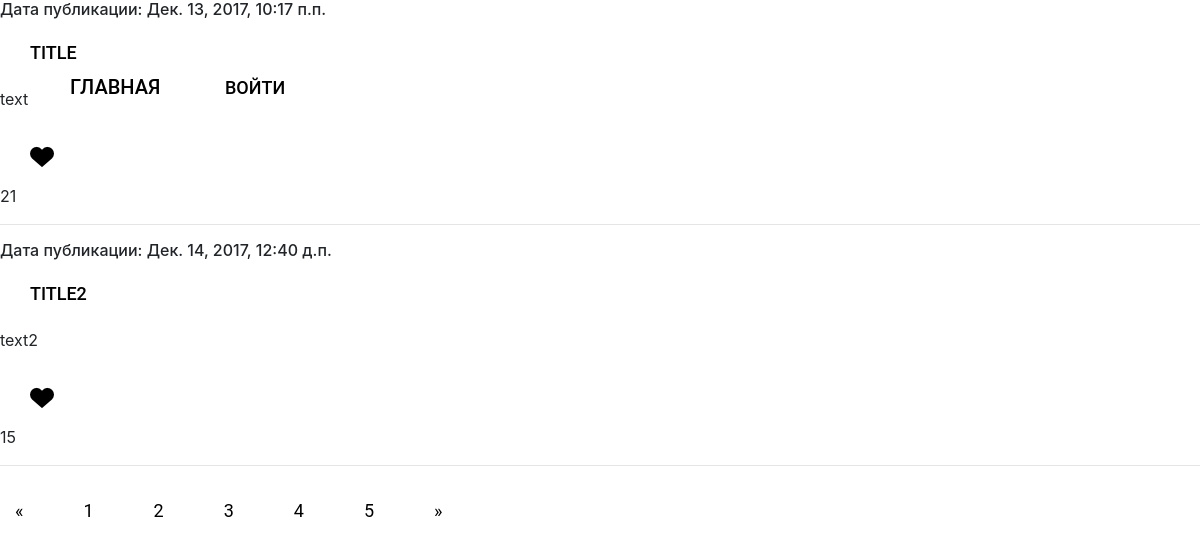
Screenshot of /basicview/article/all/ with the database file from the repository.
### article/models.py (models this page shows, shortened)
class Article(models.Model):
    class Meta:
        db_table = 'article'
    article_title = models.CharField(default='', max_length=200)
    article_text = models.TextField(blank=True, default='')
    article_date = models.DateTimeField(default='')
    article_likes = models.IntegerField(default=0)

### article/views.py (the view)
# urls.py: path('article/all/', views.articles, name='articles' ),
def articles(request,page_number = 1):
    all_articles = Article.objects.all()
    current_page = Paginator(all_articles, 2)
    args = {}
    args ['article'] = current_page.page(page_number)
    args ['username'] = auth.get_user(request).username
    return render_to_response('article/articles.html', args)

### article/templates/article/articles.html
{% extends 'article/index.html' %}
{% load staticfiles %}
{% block articles %}
<div class="large-8 columns">
{% for article in article %}
    <h6>Дата публикации: {{article.article_date }}</h6>
    <h4><a href="/articles/get/{{ article.id }}">{{article.article_title }}</a></h6>
    <p>{{ article.article_text }} </p>
    <p><a href="/articles/addlike/{{ article.id }}/"><img src="{% static 'article/img/like-black-heart-button.png' %}"></a>{{ article.article_likes}}</p>
    <hr>
{% endfor %}
</div>
<div class="row">
    <div class="large-3 large-offset-5 columns">
        <ul class="pagination">
            {% if article.has_previous %}
                <li class="arrow"><a href="/page/{{ article.previous_page_number }}/">&laquo;</a></li>
            {% else %}
                <li class="arrow unavailable"><a href="">&laquo;</a></li>
            {% endif %}
            {% for page in article.paginator.page_range %}
                {% if page == articles.number %}
                    <li class="current"><a href="/page/{{ page }}/">{{ page }}</a></li>
                {% else %}
                    <li><a href="/page/{{ page }}/">{{ page }}</a></li>
                {% endif %}
            {% endfor %}
            {% if article.has_next %}
                <li class="arrow"><a href="/page/{{ article.next_page_number }}/">&raquo;</a></li>
            {% else %}
                <li class="arrow unavailable"><a href="">&raquo;</a></li>
            {% endif %}
        </ul>
    </div>
</div>
{% endblock %}

### article/templates/article/index.html (shortened to what this page needs)
<!DOCTYPE html>
<html lang="ru">
<head>
 {% load staticfiles %}
 <link  href="{% static 'css/bootstrap.min.css' %}" rel="stylesheet" type="text/css">
 <link href = "{% static 'css/style.css' %}" rel="stylesheet" type="text/css">
 </head>
 <body>
 <header>
         <div class="containerTop">
             <ul class="main-nav-list">
                   <li><a href="/"><H5>главная</H5></a></li>
               {% if username %}
                   <li><H5><a href="/auth/logout/">Выйти ({{ username }})</a></H5></li>
               {% else %}
                   <li><H5><a href="/auth/login/">Войти</a></H5></li>
               {% endif %}
             </ul>
         </div>
 </header>
{% block articles %}{% endblock %}
</body>
</html>

### article/static/css/style.css (style rules this page uses)
li { display: inline-block; }
a { display: block; width: 100%; height: 100%; padding: 15px 30px; font-size: 1.125rem; font-family:'Roboto',sans-serif; text-transform: uppercase; color: black }
A { color: black; //цвет ссылок }

### rows the page displays
Article: article_date "Дек. 13, 2017, 10:17 п.п.", article_title "TITLE", article_text "text", article_likes "21"
Article: article_date "Дек. 14, 2017, 12:40 д.п.", article_title "TITLE2", article_text "text2", article_likes "15"

### other values shown
{{ page }} "1" "2" "3" "4" "5"
